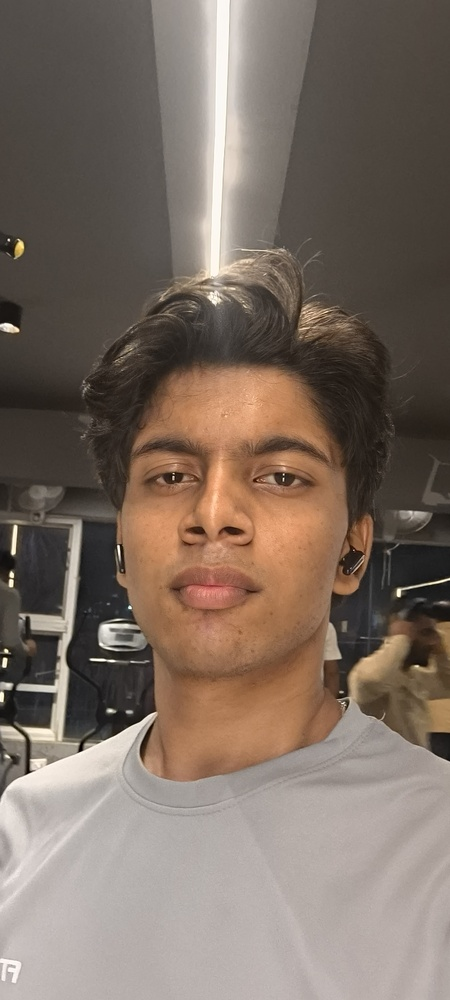
#> input picture source-photo.jpg, 450 x 1000 px, shrunk from 1476 x 3280 before the run
$ python prep_photo.py
#> lines starting #> are read from the running program, lines starting #| are printed output that depends on the picture
#!/usr/bin/env python3
"""
prep_photo.py
Step 3a: Prepares source-photo.jpg for high-contrast, clean ASCII generation:
1. Removes the background with rembg (using lightweight u2netp ~4MB model) so the subject is isolated.
2. Boosts local contrast with OpenCV's CLAHE (contrast-limited adaptive histogram equalization).
3. Composites onto pure white so the background maps to the blank end of the ASCII ramp (white -> spaces).
Outputs: data/source-prepped.png
"""

import sys
from pathlib import Path
import cv2
import numpy as np
from PIL import Image

def prep_photo(input_path: Path, output_path: Path):
    print(f"📸 Loading {input_path}...")
    input_img = Image.open(input_path).convert("RGB")
#> input_img is the input picture: PIL image 450x1000 RGB; mean R, G, B 124.9, 110.2, 99.4

    # Keep the face and shoulders in frame so the ASCII grid is not spent on ceiling.
    width, height = input_img.size
#> width = 450; height = 1000
    crop_box = (
        int(width * 0.07),
        int(height * 0.20),
        int(width * 0.93),
        int(height * 0.90),
    )
#> crop_box = (31, 200, 418, 900)
    input_img = input_img.crop(crop_box)
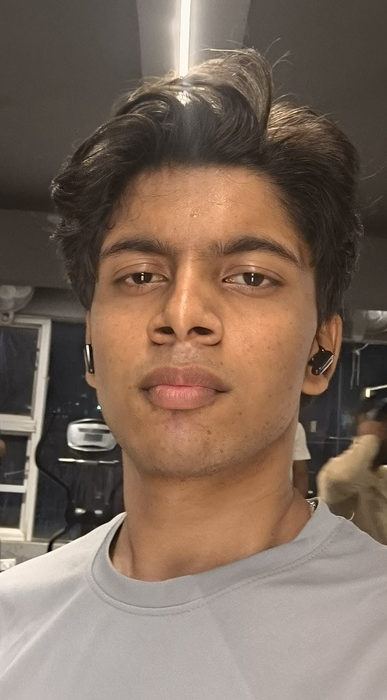
#> input_img: PIL image 387x700 RGB; mean R, G, B 125.7, 106.1, 92.1

    # Try background removal with u2netp (fast ~4.7MB model)
    try:
        from rembg import remove, new_session
        print("✂️  Removing background using u2netp...")
        session = new_session("u2netp")
        no_bg = remove(input_img, session=session)
        rgba = np.array(no_bg)
        rgb = rgba[:, :, :3]
        alpha = rgba[:, :, 3]
    except Exception as e:
        print(f"⚠️  Background removal note ({e}), proceeding with full portrait enhancement...")
        rgb = np.array(input_img.convert("RGB"))
        alpha = np.ones((rgb.shape[0], rgb.shape[1]), dtype=np.uint8) * 255

    # Convert RGB to grayscale for CLAHE processing
    gray = cv2.cvtColor(rgb, cv2.COLOR_RGB2GRAY)

    print("✨ Boosting local contrast with CLAHE...")
    clahe = cv2.createCLAHE(clipLimit=3.0, tileGridSize=(8, 8))
    enhanced = clahe.apply(gray)

    print("⚪ Compositing onto pure white background...")
    alpha_norm = alpha.astype(float) / 255.0
    white_bg = np.ones_like(enhanced, dtype=float) * 255.0
    composited = (enhanced.astype(float) * alpha_norm + white_bg * (1.0 - alpha_norm)).astype(np.uint8)

    output_path.parent.mkdir(parents=True, exist_ok=True)
    res_img = Image.fromarray(composited)
    res_img.save(output_path)
    print(f"✅ Saved prepped image to {output_path}")

def main():
    if len(sys.argv) > 1:
        inp = Path(sys.argv[1])
    else:
        inp = Path(__file__).parent.parent / "source-photo.jpg"

    if not inp.exists():
        print(f"❌ Error: {inp} not found!")
        sys.exit(1)

    out = Path(__file__).parent.parent / "data" / "source-prepped.png"
    prep_photo(inp, out)
#> (the call stopped at in prep_photo, `session = new_session("u2netp")`: rembg is not available in this run)

if __name__ == "__main__":
    main()
